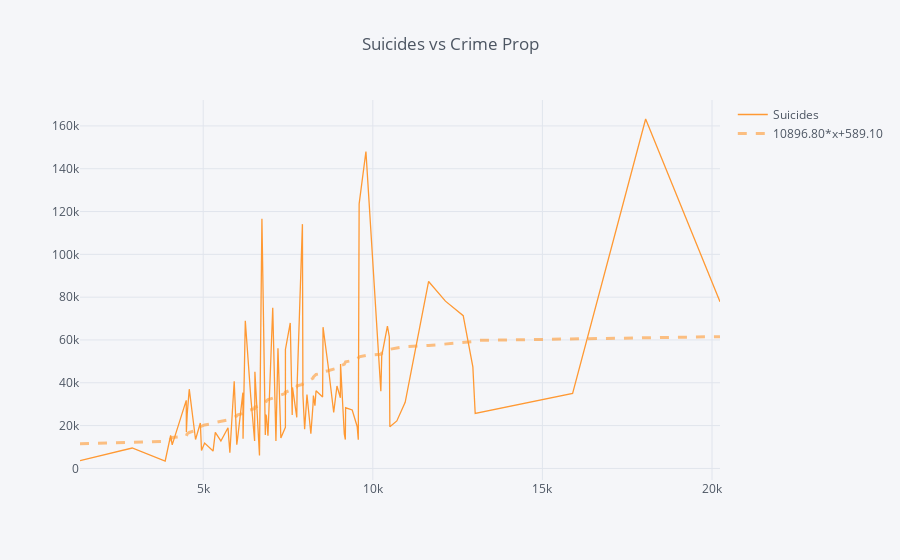

The code cell stored with this chart in its notebook:
### Code cell
df = dat[['Crime_prop','Suicides']]
df.sort_values(by='Crime_prop').set_index('Crime_prop').iplot(title='Suicides vs Crime Prop', bestfit=True)
